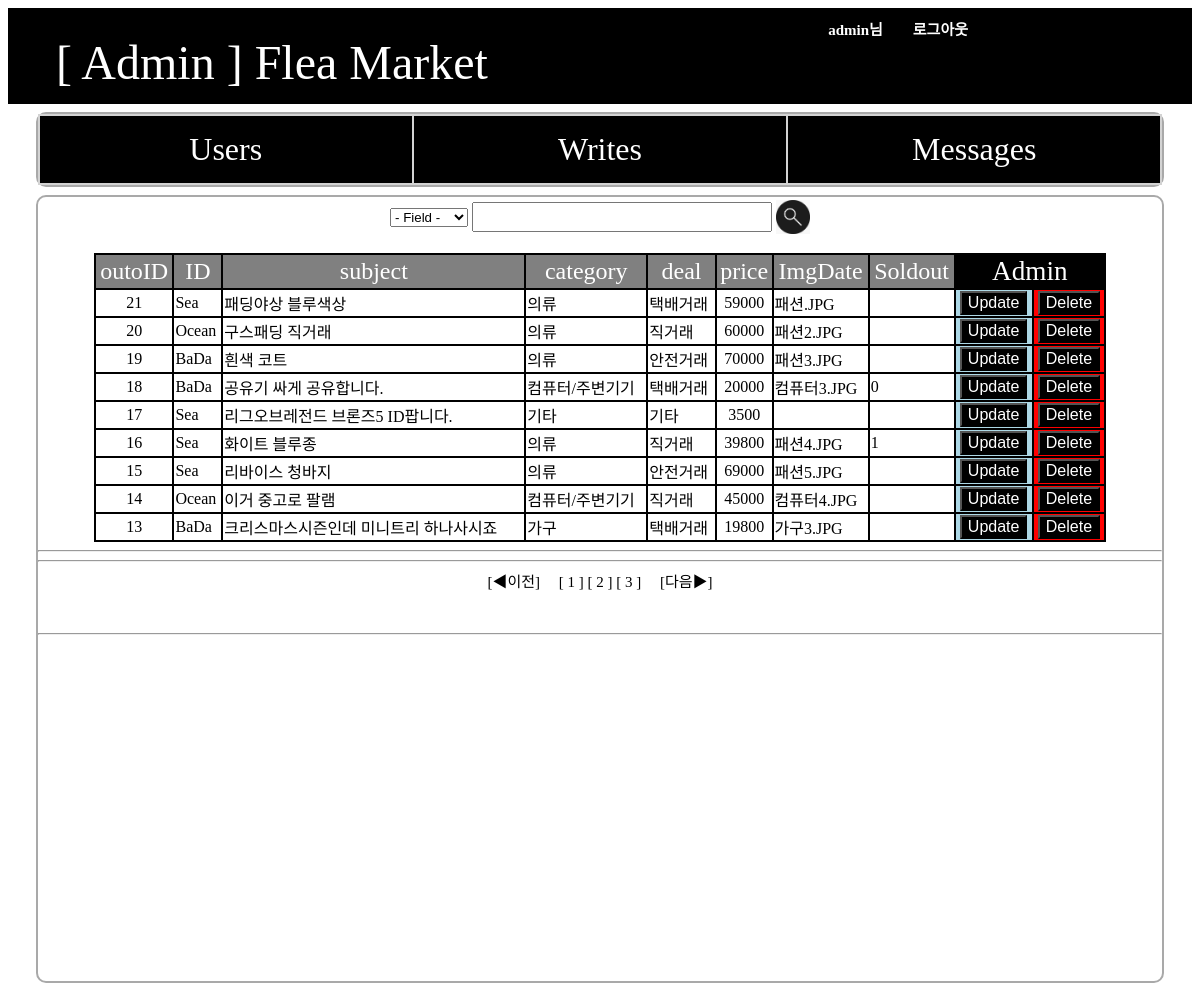
/adminpage2.php (signed in), run on the app's committed database.
### tables this page shows
CREATE TABLE IF NOT EXISTS `writes` (
  `outoID` int(11) NOT NULL,
  `id` varchar(40) NOT NULL,
  `subject` varchar(50) NOT NULL,
  `category` varchar(20) NOT NULL,
  `deal` varchar(10) DEFAULT NULL,
  `price` int(20) DEFAULT NULL,
  `content` text NOT NULL,
  `imgname` varchar(100) DEFAULT NULL,
  `data` mediumblob,
  `soldout` int(11) DEFAULT NULL
);

### adminpage2.php (the view, shortened to what this page needs)
<?php
$con= mysqli_connect('localhost','root','123123','pjdb');
$query = "SELECT * FROM writes";
$mtotal=0;
$mview=9;
if(isset($_GET['mpage']) && $_GET['mpage'] !=""){
		$mpage = $_GET['mpage'];
}else{
	$mpage=1;
}
$result = mysqli_query($con,$query);
while($row = mysqli_fetch_array($result)){
	$mtotal++;
}
$mlink=ceil(($mtotal/$mview)+0.5);
$pagarray = get_page($mtotal,$mview,$mlink,$mpage);
function get_page($mtotal,$mview,$mlink,$mpage) {
  $p[total] = ceil($mtotal / $mview);
  $p[srt] = floor(($mpage -1) / $mlink) * $mlink +1;
  $p[end] = ($p[srt] + $mlink -1 > $p[total]) ? $p[total] : $p[srt] + $mlink -1;
  $p[prev] = ($mpage < $mlink) ? $p[srt] : $p[srt] -1;
  $p[next] = ($p[end] +1 > $p[total]) ? $p[end] : $p[end] +1;
  return $p;
}
?>
<html>
<body>
	<div style=" color:black; WIDTH: 100%; HEIGHT: 100%">
	<div id="header0">
<h1>
<?php
	echo $_SESSION['adminlogin']."님　　";
	echo "<a class=top href=logout.php>로그아웃　　</a>";
?>
</h1>
</div>
	<div class="header">
	<a class="flea" href="adminpage.php">　[ Admin ] Flea Market</a>
	</div>
	<div style="background-color:white; margin: 0.5em auto; width:95%;height:auto; border-radius:10px;border:2px solid darkgray;">
	<table class="menu" width="100%" cellpadding="15">
	<tr bgcolor="black">
	<td class="menu" WIDTH=33.3%><a class="linkmenu" href=adminpage.php>Users</a></td>
	<td class="menu" WIDTH=33.3%><a class="linkmenu" href=adminpage2.php>Writes</a></td>
	<td class="menu" WIDTH=33.3%><a class="linkmenu" href=adminpage3.php>Messages</a></td>
	</tr>
	</table>
	</div>
	<div style="background-color:white; margin: 0.5em auto; width:95%;height:100%; border-radius:10px;border:2px solid darkgray;">
	<center>
	<form method="post" action="<?php echo $_SERVER['PHP_SELF'];?>">
	<table>
	<tr>
	<td><select name="field" ailgn=center>
	<option value="">- Field -</option>
	</select></td>
	<td><input type="text" name="search" size="35" style="font-size:13pt; height:30px; width:300px"></td>
	<td><input type="image" name="btnsearch" value="검색" src="img/search.jpg" width="34" height="34" align="center">
	</td>
	</tr>
	</table>
	</form>
	<table width=90% bgcolor="black">
	<tr>
	<td class="key">outoID</td>
	<td class="key">ID</td>
	<td class="key">subject</td>
	<td class="key">category</td>
	<td class="key">deal</td>
	<td class="key">price</td>
	<td class="key">ImgDate</td>
	<td class="key">Soldout</td>
	<td class="key2" colspan="2">Admin</td>
	</tr>
<?php
	$query = $query." ORDER BY outoID DESC";
	$result = mysqli_query($con,$query);
	$item=0;
	while($row = mysqli_fetch_array($result)){
	if($item >= (($mpage*9)-9)){
?>
	<tr bgcolor="white">
	<form method='post' action="<?php echo $_SERVER['PHP_SELF'];?>">
	<td style="text-align:center;"><?php echo $row[outoID];?></td>
	<td><?php echo $row[id];?></td>
	<td><?php echo $row[subject];?></td>
	<td><?php echo $row[category];?></td>
	<td><?php echo $row[deal];?></td>
	<td style="text-align:center;"><?php echo $row[price];?></td>
	<td><?php echo $row[imgname];?></td>
	<td><?php echo $row[soldout];?></td>
	<td bgcolor=lightblue style="text-align:center;"><input type="submit" name="update" value="Update"></td>
	<td bgcolor=red style="text-align:center;"><input type="submit" name="delete" value="Delete"></td>
	</form>
	</tr>
<?php
	}
	$item++;
	if($item == $mpage*9){
		break;
	}
}
echo "</table><hr/>";
?>
	</center>
<?php
echo "<hr/><center>";
echo "<form method='post' action='".$_SERVER['PHP_SELF']."'>";
echo "<a class='item' href=adminpage2.php?mpagearray=$pagarray[prev]> [◀이전]　</a>";
for($i=$pagarray[srt]; $i<=$pagarray[end]; $i++) {
	if($page==$i){
			echo "<a class='item' href=adminpage2.php?mpage=$i><b> [ ".$i." ] </b></a>";
	}else{
		echo "<a class='item' href=adminpage2.php?mpage=$i> [ ".$i." ] </a>";
	}
}
echo "<a class='item' href=adminpage2.php?mpage=$i&mpagearray=$pagarray[next]>　[다음▶] </a>";
echo "</form>";
echo "<br/><hr/>";
echo "</center>";
?>
	</div>
</div>
</body>
</html>

### adminpage2.php (style rules this page uses)
input[type="submit"] { font-size: 1em; color:white; background-color:black; }
a.item { font-size:15px; color:black; text-decoration:none; }
a.linkmenu { color:white; text-decoration:none; }
div.header { background-color:black; color:green; WIDTH: 100%; HEIGHT: 80px; TEXT-ALIGN: left; border-bottom:1px solid black; }
a.flea { color:white;text-decoration:none;font-size: 3em;font:bold; }
table.menu { font-size:100%;background:lightgray; }
td.menu { background:black; color:white; font-size:200%; margin:30px 30px; text-align:center; }
td.key { background:gray; color:white; font-size:150%; margin:30px 30px; text-align:center; }
td.key2 { background:black; color:white; font-size:170%; margin:30px 30px; text-align:center; }
#header0 { background:black; WIDTH: 100%; HEIGHT: 15px }
#header0 H1 { POSITION: absolute; TEXT-ALIGN: right; FONT-SIZE: 15px; WIDTH: 80%; COLOR: white; }
a.top { color:white;text-decoration:none;text-align:center;font:bold; }

### data on the page
writes: outoID "21", id "Sea", subject "패딩야상 블루색상", category "의류", deal "택배거래", price "59000", imgname "패션.JPG"
writes: outoID "20", id "Ocean", subject "구스패딩 직거래", category "의류", deal "직거래", price "60000", imgname "패션2.JPG"
writes: outoID "19", id "BaDa", subject "흰색 코트", category "의류", deal "안전거래", price "70000", imgname "패션3.JPG"
writes: outoID "18", id "BaDa", subject "공유기 싸게 공유합니다.", category "컴퓨터/주변기기", deal "택배거래", price "20000", imgname "컴퓨터3.JPG", soldout "0"
writes: outoID "17", id "Sea", subject "리그오브레전드 브론즈5 ID팝니다.", category "기타", deal "기타", price "3500"
writes: outoID "16", id "Sea", subject "화이트 블루종", category "의류", deal "직거래", price "39800", imgname "패션4.JPG", soldout "1"
writes: outoID "15", id "Sea", subject "리바이스 청바지", category "의류", deal "안전거래", price "69000", imgname "패션5.JPG"
writes: outoID "14", id "Ocean", subject "이거 중고로 팔램", category "컴퓨터/주변기기", deal "직거래", price "45000", imgname "컴퓨터4.JPG"
writes: outoID "13", id "BaDa", subject "크리스마스시즌인데 미니트리 하나사시죠", category "가구", deal "택배거래", price "19800", imgname "가구3.JPG"

### other printed values
$_SESSION['adminlogin'] "admin"
